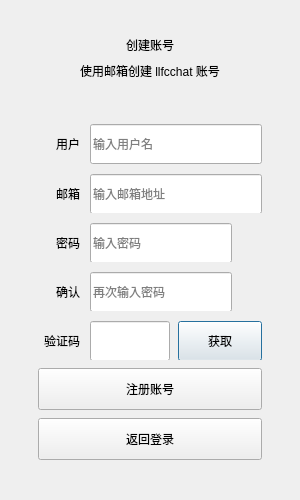
<?xml version='1.0' encoding='UTF-8'?>
<ui version='4.0'>
 <class>RegisterDialog</class>
 <widget class='QDialog' name='RegisterDialog'>
  <property name='geometry'>
   <rect>
    <x>0</x>
    <y>0</y>
    <width>300</width>
    <height>500</height>
   </rect>
  </property>
  <property name='minimumSize'>
   <size>
    <width>300</width>
    <height>500</height>
   </size>
  </property>
  <property name='maximumSize'>
   <size>
    <width>300</width>
    <height>500</height>
   </size>
  </property>
  <property name='windowTitle'>
   <string>Register</string>
  </property>
  <layout class='QVBoxLayout' name='verticalLayout_2'>
   <property name='spacing'>
    <number>0</number>
   </property>
   <property name='leftMargin'>
    <number>16</number>
   </property>
   <property name='topMargin'>
    <number>18</number>
   </property>
   <property name='rightMargin'>
    <number>16</number>
   </property>
   <property name='bottomMargin'>
    <number>18</number>
   </property>
   <item>
    <widget class='QStackedWidget' name='stackedWidget'>
     <property name='currentIndex'>
      <number>0</number>
     </property>
     <widget class='QWidget' name='page'>
      <layout class='QVBoxLayout' name='page_layout'>
       <property name='spacing'>
        <number>0</number>
       </property>
       <property name='leftMargin'>
        <number>0</number>
       </property>
       <property name='topMargin'>
        <number>0</number>
       </property>
       <property name='rightMargin'>
        <number>0</number>
       </property>
       <property name='bottomMargin'>
        <number>0</number>
       </property>
       <item>
        <spacer name='topSpacer'>
         <property name='orientation'>
          <enum>Qt::Vertical</enum>
         </property>
         <property name='sizeHint' stdset='0'>
          <size>
           <width>20</width>
           <height>10</height>
          </size>
         </property>
        </spacer>
       </item>
       <item>
        <widget class='QWidget' name='register_card'>
         <layout class='QVBoxLayout' name='card_layout'>
          <property name='spacing'>
           <number>8</number>
          </property>
          <property name='leftMargin'>
           <number>22</number>
          </property>
          <property name='topMargin'>
           <number>18</number>
          </property>
          <property name='rightMargin'>
           <number>22</number>
          </property>
          <property name='bottomMargin'>
           <number>22</number>
          </property>
          <item alignment='Qt::AlignHCenter'>
           <widget class='QLabel' name='register_title'>
            <property name='text'>
             <string>&#x521B;&#x5EFA;&#x8D26;&#x53F7;</string>
            </property>
           </widget>
          </item>
          <item alignment='Qt::AlignHCenter'>
           <widget class='QLabel' name='register_subtitle'>
            <property name='text'>
             <string>&#x4F7F;&#x7528;&#x90AE;&#x7BB1;&#x521B;&#x5EFA; llfcchat &#x8D26;&#x53F7;</string>
            </property>
           </widget>
          </item>
          <item>
           <widget class='QLabel' name='err_tip'>
            <property name='minimumSize'>
             <size>
              <width>0</width>
              <height>28</height>
             </size>
            </property>
            <property name='maximumSize'>
             <size>
              <width>16777215</width>
              <height>28</height>
             </size>
            </property>
            <property name='text'>
             <string/>
            </property>
            <property name='alignment'>
             <set>Qt::AlignVCenter|Qt::AlignLeft</set>
            </property>
           </widget>
          </item>
          <item>
           <layout class='QGridLayout' name='form_grid'>
            <property name='horizontalSpacing'>
             <number>10</number>
            </property>
            <property name='verticalSpacing'>
             <number>10</number>
            </property>
            <item row='0' column='0'>
             <widget class='QLabel' name='user_label'>
              <property name='minimumSize'>
               <size>
                <width>42</width>
                <height>18</height>
               </size>
              </property>
              <property name='maximumSize'>
               <size>
                <width>42</width>
                <height>16777215</height>
               </size>
              </property>
              <property name='alignment'>
               <set>Qt::AlignRight|Qt::AlignVCenter</set>
              </property>
              <property name='text'>
               <string>&#x7528;&#x6237;</string>
              </property>
             </widget>
            </item>
            <item row='0' column='1'>
             <widget class='QWidget' name='user_row'>
              <layout class='QHBoxLayout' name='horizontalLayout_user_row'>
               <property name='spacing'>
                <number>0</number>
               </property>
               <property name='leftMargin'>
                <number>0</number>
               </property>
               <property name='topMargin'>
                <number>0</number>
               </property>
               <property name='rightMargin'>
                <number>0</number>
               </property>
               <property name='bottomMargin'>
                <number>0</number>
               </property>
               <item>
                <widget class='CustomizeEdit' name='user_edit'>
                 <property name='minimumSize'>
                  <size>
                   <width>0</width>
                   <height>40</height>
                  </size>
                 </property>
                 <property name='maximumSize'>
                  <size>
                   <width>16777215</width>
                   <height>40</height>
                  </size>
                 </property>
                 <property name='placeholderText'>
                  <string>&#x8F93;&#x5165;&#x7528;&#x6237;&#x540D;</string>
                 </property>
                </widget>
               </item>
              </layout>
             </widget>
            </item>
            <item row='1' column='0'>
             <widget class='QLabel' name='email_label'>
              <property name='minimumSize'>
               <size>
                <width>42</width>
                <height>18</height>
               </size>
              </property>
              <property name='maximumSize'>
               <size>
                <width>42</width>
                <height>16777215</height>
               </size>
              </property>
              <property name='alignment'>
               <set>Qt::AlignRight|Qt::AlignVCenter</set>
              </property>
              <property name='text'>
               <string>&#x90AE;&#x7BB1;</string>
              </property>
             </widget>
            </item>
            <item row='1' column='1'>
             <widget class='QWidget' name='email_row'>
              <layout class='QHBoxLayout' name='horizontalLayout_email_row'>
               <property name='spacing'>
                <number>0</number>
               </property>
               <property name='leftMargin'>
                <number>0</number>
               </property>
               <property name='topMargin'>
                <number>0</number>
               </property>
               <property name='rightMargin'>
                <number>0</number>
               </property>
               <property name='bottomMargin'>
                <number>0</number>
               </property>
               <item>
                <widget class='CustomizeEdit' name='email_edit'>
                 <property name='minimumSize'>
                  <size>
                   <width>0</width>
                   <height>40</height>
                  </size>
                 </property>
                 <property name='maximumSize'>
                  <size>
                   <width>16777215</width>
                   <height>40</height>
                  </size>
                 </property>
                 <property name='placeholderText'>
                  <string>&#x8F93;&#x5165;&#x90AE;&#x7BB1;&#x5730;&#x5740;</string>
                 </property>
                </widget>
               </item>
              </layout>
             </widget>
            </item>
            <item row='2' column='0'>
             <widget class='QLabel' name='pass_label'>
              <property name='minimumSize'>
               <size>
                <width>42</width>
                <height>18</height>
               </size>
              </property>
              <property name='maximumSize'>
               <size>
                <width>42</width>
                <height>16777215</height>
               </size>
              </property>
              <property name='alignment'>
               <set>Qt::AlignRight|Qt::AlignVCenter</set>
              </property>
              <property name='text'>
               <string>&#x5BC6;&#x7801;</string>
              </property>
             </widget>
            </item>
            <item row='2' column='1'>
             <widget class='QWidget' name='pass_row'>
              <layout class='QHBoxLayout' name='horizontalLayout_pass_row'>
               <property name='spacing'>
                <number>8</number>
               </property>
               <property name='leftMargin'>
                <number>0</number>
               </property>
               <property name='topMargin'>
                <number>0</number>
               </property>
               <property name='rightMargin'>
                <number>0</number>
               </property>
               <property name='bottomMargin'>
                <number>0</number>
               </property>
               <item>
                <widget class='CustomizeEdit' name='pass_edit'>
                 <property name='minimumSize'>
                  <size>
                   <width>0</width>
                   <height>40</height>
                  </size>
                 </property>
                 <property name='maximumSize'>
                  <size>
                   <width>16777215</width>
                   <height>40</height>
                  </size>
                 </property>
                 <property name='placeholderText'>
                  <string>&#x8F93;&#x5165;&#x5BC6;&#x7801;</string>
                 </property>
                </widget>
               </item>
               <item>
                <widget class='ClickedLabel' name='pass_visible'>
                 <property name='minimumSize'>
                  <size>
                   <width>22</width>
                   <height>22</height>
                  </size>
                 </property>
                 <property name='maximumSize'>
                  <size>
                   <width>22</width>
                   <height>22</height>
                  </size>
                 </property>
                 <property name='text'>
                  <string/>
                 </property>
                </widget>
               </item>
              </layout>
             </widget>
            </item>
            <item row='3' column='0'>
             <widget class='QLabel' name='confirm_label'>
              <property name='minimumSize'>
               <size>
                <width>42</width>
                <height>18</height>
               </size>
              </property>
              <property name='maximumSize'>
               <size>
                <width>42</width>
                <height>16777215</height>
               </size>
              </property>
              <property name='alignment'>
               <set>Qt::AlignRight|Qt::AlignVCenter</set>
              </property>
              <property name='text'>
               <string>&#x786E;&#x8BA4;</string>
              </property>
             </widget>
            </item>
            <item row='3' column='1'>
             <widget class='QWidget' name='confirm_row'>
              <layout class='QHBoxLayout' name='horizontalLayout_confirm_row'>
               <property name='spacing'>
                <number>8</number>
               </property>
               <property name='leftMargin'>
                <number>0</number>
               </property>
               <property name='topMargin'>
                <number>0</number>
               </property>
               <property name='rightMargin'>
                <number>0</number>
               </property>
               <property name='bottomMargin'>
                <number>0</number>
               </property>
               <item>
                <widget class='CustomizeEdit' name='confirm_edit'>
                 <property name='minimumSize'>
                  <size>
                   <width>0</width>
                   <height>40</height>
                  </size>
                 </property>
                 <property name='maximumSize'>
                  <size>
                   <width>16777215</width>
                   <height>40</height>
                  </size>
                 </property>
                 <property name='placeholderText'>
                  <string>&#x518D;&#x6B21;&#x8F93;&#x5165;&#x5BC6;&#x7801;</string>
                 </property>
                </widget>
               </item>
               <item>
                <widget class='ClickedLabel' name='confirm_visible'>
                 <property name='minimumSize'>
                  <size>
                   <width>22</width>
                   <height>22</height>
                  </size>
                 </property>
                 <property name='maximumSize'>
                  <size>
                   <width>22</width>
                   <height>22</height>
                  </size>
                 </property>
                 <property name='text'>
                  <string/>
                 </property>
                </widget>
               </item>
              </layout>
             </widget>
            </item>
            <item row='4' column='0'>
             <widget class='QLabel' name='varify_label'>
              <property name='minimumSize'>
               <size>
                <width>42</width>
                <height>18</height>
               </size>
              </property>
              <property name='maximumSize'>
               <size>
                <width>42</width>
                <height>16777215</height>
               </size>
              </property>
              <property name='alignment'>
               <set>Qt::AlignRight|Qt::AlignVCenter</set>
              </property>
              <property name='text'>
               <string>&#x9A8C;&#x8BC1;&#x7801;</string>
              </property>
             </widget>
            </item>
            <item row='4' column='1'>
             <widget class='QWidget' name='verify_row'>
              <layout class='QHBoxLayout' name='horizontalLayout_verify_row'>
               <property name='spacing'>
                <number>8</number>
               </property>
               <property name='leftMargin'>
                <number>0</number>
               </property>
               <property name='topMargin'>
                <number>0</number>
               </property>
               <property name='rightMargin'>
                <number>0</number>
               </property>
               <property name='bottomMargin'>
                <number>0</number>
               </property>
               <item>
                <widget class='CustomizeEdit' name='varify_edit'>
                 <property name='minimumSize'>
                  <size>
                   <width>0</width>
                   <height>40</height>
                  </size>
                 </property>
                 <property name='maximumSize'>
                  <size>
                   <width>16777215</width>
                   <height>40</height>
                  </size>
                 </property>
                 <property name='placeholderText'>
                  <string/>
                 </property>
                </widget>
               </item>
               <item>
                <widget class='TimerBtn' name='get_code'>
                 <property name='minimumSize'>
                  <size>
                   <width>84</width>
                   <height>40</height>
                  </size>
                 </property>
                 <property name='maximumSize'>
                  <size>
                   <width>84</width>
                   <height>40</height>
                  </size>
                 </property>
                 <property name='text'>
                  <string>&#x83B7;&#x53D6;</string>
                 </property>
                </widget>
               </item>
              </layout>
             </widget>
            </item>
           </layout>
          </item>
          <item>
           <spacer name='buttonSpacer'>
            <property name='orientation'>
             <enum>Qt::Vertical</enum>
            </property>
            <property name='sizeHint' stdset='0'>
             <size>
              <width>20</width>
              <height>6</height>
             </size>
            </property>
           </spacer>
          </item>
          <item>
           <widget class='QPushButton' name='sure_btn'>
            <property name='minimumSize'>
             <size>
              <width>0</width>
              <height>42</height>
             </size>
            </property>
            <property name='maximumSize'>
             <size>
              <width>16777215</width>
              <height>42</height>
             </size>
            </property>
            <property name='text'>
             <string>&#x6CE8;&#x518C;&#x8D26;&#x53F7;</string>
            </property>
           </widget>
          </item>
          <item>
           <widget class='QPushButton' name='cancel_btn'>
            <property name='minimumSize'>
             <size>
              <width>0</width>
              <height>42</height>
             </size>
            </property>
            <property name='maximumSize'>
             <size>
              <width>16777215</width>
              <height>42</height>
             </size>
            </property>
            <property name='text'>
             <string>&#x8FD4;&#x56DE;&#x767B;&#x5F55;</string>
            </property>
           </widget>
          </item>
         </layout>
        </widget>
       </item>
       <item>
        <spacer name='bottomSpacer'>
         <property name='orientation'>
          <enum>Qt::Vertical</enum>
         </property>
         <property name='sizeHint' stdset='0'>
          <size>
           <width>20</width>
           <height>10</height>
          </size>
         </property>
        </spacer>
       </item>
      </layout>
     </widget>
     <widget class='QWidget' name='page_2'>
      <layout class='QVBoxLayout' name='success_page_layout'>
       <property name='spacing'>
        <number>0</number>
       </property>
       <property name='leftMargin'>
        <number>0</number>
       </property>
       <property name='topMargin'>
        <number>0</number>
       </property>
       <property name='rightMargin'>
        <number>0</number>
       </property>
       <property name='bottomMargin'>
        <number>0</number>
       </property>
       <item>
        <spacer name='successTopSpacer'>
         <property name='orientation'>
          <enum>Qt::Vertical</enum>
         </property>
         <property name='sizeHint' stdset='0'>
          <size>
           <width>20</width>
           <height>56</height>
          </size>
         </property>
        </spacer>
       </item>
       <item>
        <widget class='QWidget' name='success_card'>
         <layout class='QVBoxLayout' name='success_layout'>
          <property name='spacing'>
           <number>12</number>
          </property>
          <property name='leftMargin'>
           <number>24</number>
          </property>
          <property name='topMargin'>
           <number>30</number>
          </property>
          <property name='rightMargin'>
           <number>24</number>
          </property>
          <property name='bottomMargin'>
           <number>30</number>
          </property>
          <item>
           <widget class='QLabel' name='tip_lb'>
            <property name='text'>
             <string>&#x6CE8;&#x518C;&#x6210;&#x529F;&#xFF0C;5 s &#x540E;&#x8FD4;&#x56DE;&#x767B;&#x5F55;</string>
            </property>
            <property name='alignment'>
             <set>Qt::AlignCenter</set>
            </property>
            <property name='wordWrap'>
             <bool>true</bool>
            </property>
           </widget>
          </item>
          <item>
           <widget class='QLabel' name='tip2_lb'>
            <property name='text'>
             <string>&#x4E5F;&#x53EF;&#x4EE5;&#x76F4;&#x63A5;&#x70B9;&#x51FB;&#x4E0B;&#x65B9;&#x6309;&#x94AE;&#x8FD4;&#x56DE;</string>
            </property>
            <property name='alignment'>
             <set>Qt::AlignCenter</set>
            </property>
            <property name='wordWrap'>
             <bool>true</bool>
            </property>
           </widget>
          </item>
          <item>
           <spacer name='successButtonSpacer'>
            <property name='orientation'>
             <enum>Qt::Vertical</enum>
            </property>
            <property name='sizeHint' stdset='0'>
             <size>
              <width>20</width>
              <height>16</height>
             </size>
            </property>
           </spacer>
          </item>
          <item>
           <widget class='QPushButton' name='return_btn'>
            <property name='minimumSize'>
             <size>
              <width>0</width>
              <height>42</height>
             </size>
            </property>
            <property name='maximumSize'>
             <size>
              <width>16777215</width>
              <height>42</height>
             </size>
            </property>
            <property name='text'>
             <string>&#x8FD4;&#x56DE;&#x767B;&#x5F55;</string>
            </property>
           </widget>
          </item>
         </layout>
        </widget>
       </item>
       <item>
        <spacer name='successBottomSpacer'>
         <property name='orientation'>
          <enum>Qt::Vertical</enum>
         </property>
         <property name='sizeHint' stdset='0'>
          <size>
           <width>20</width>
           <height>56</height>
          </size>
         </property>
        </spacer>
       </item>
      </layout>
     </widget>
    </widget>
   </item>
  </layout>
 </widget>
 <customwidgets>
  <customwidget>
   <class>CustomizeEdit</class>
   <extends>QLineEdit</extends>
   <header>customizeedit.h</header>
  </customwidget>
  <customwidget>
   <class>TimerBtn</class>
   <extends>QPushButton</extends>
   <header>timerbtn.h</header>
  </customwidget>
  <customwidget>
   <class>ClickedLabel</class>
   <extends>QLabel</extends>
   <header>clickedlabel.h</header>
  </customwidget>
 </customwidgets>
 <resources/>
 <connections/>
</ui>
